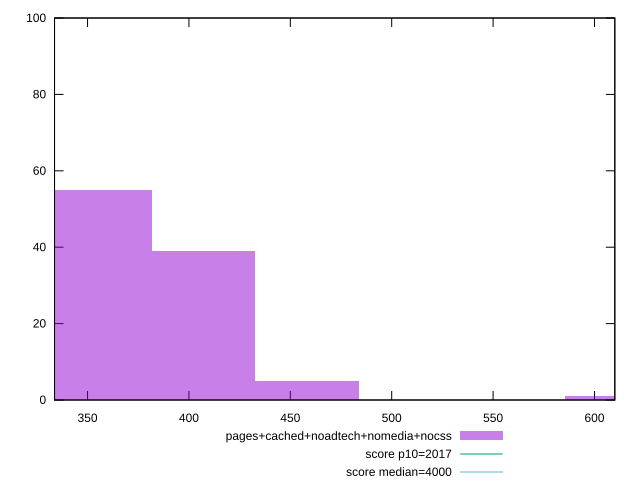

Reproduce this figure in gnuplot.
reset

$pagesCachedNoadtechNomediaNocss <<EOF
458.2313423788328 5
407.3167487811847 39
356.4021551835366 55
610.975123171777 1
EOF

set key outside below
set boxwidth 50.914593597648086
set xrange [333.7199999999999:610.0320000000004]
set yrange [0:100]
set trange [0:100]
set style fill transparent solid 0.5 noborder

set parametric
set terminal svg size 640, 490 enhanced background rgb 'white'
set output "report_00026_2021-02-22T21:38:55.199Z/mainthread-work-breakdown/comparison/histogram/4_vs_5.svg"

plot $pagesCachedNoadtechNomediaNocss title "pages+cached+noadtech+nomedia+nocss" with boxes, \
     2017,t title "score p10=2017", \
     4000,t title "score median=4000"

reset
